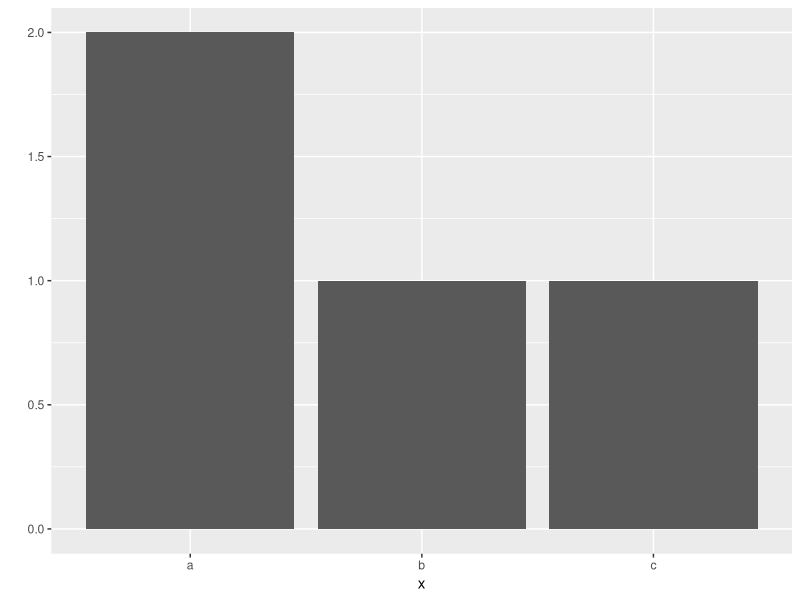
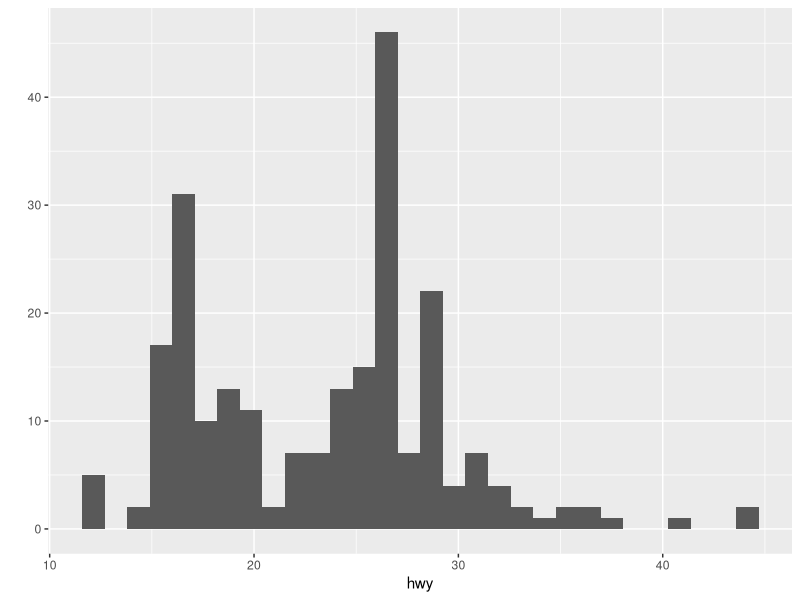
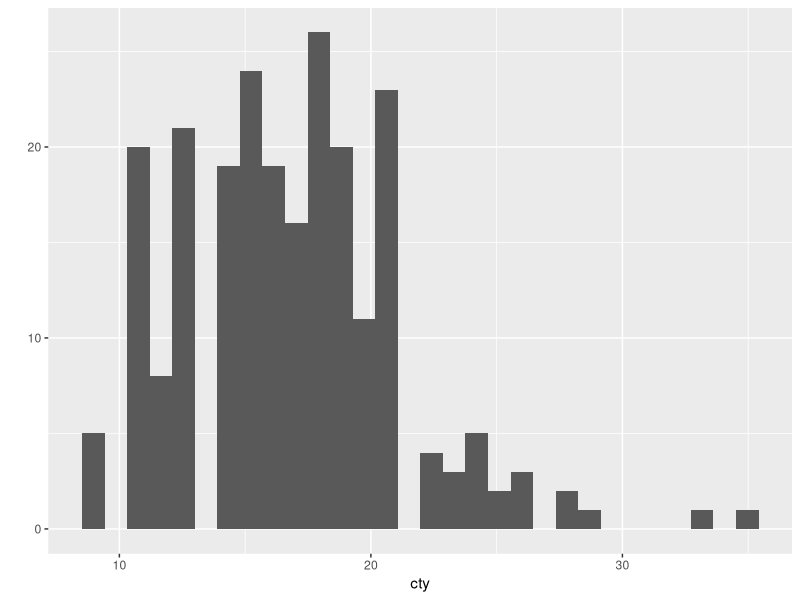
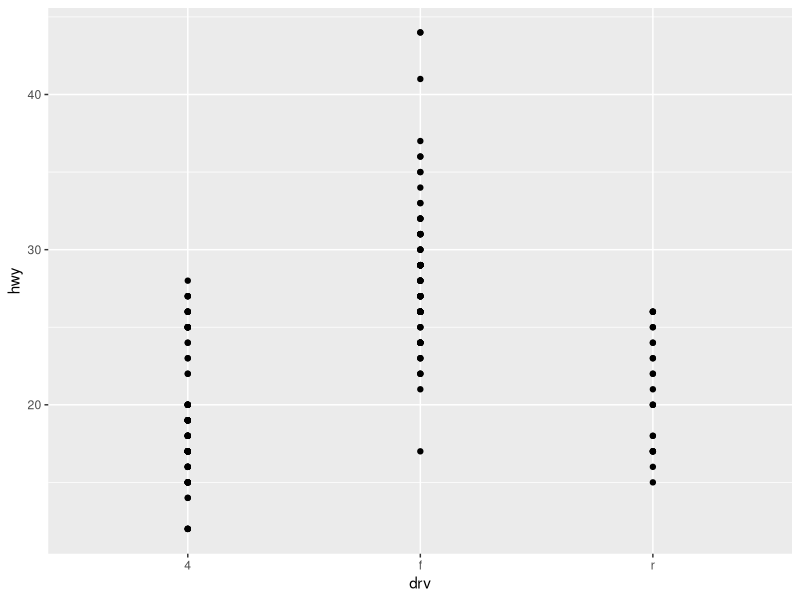
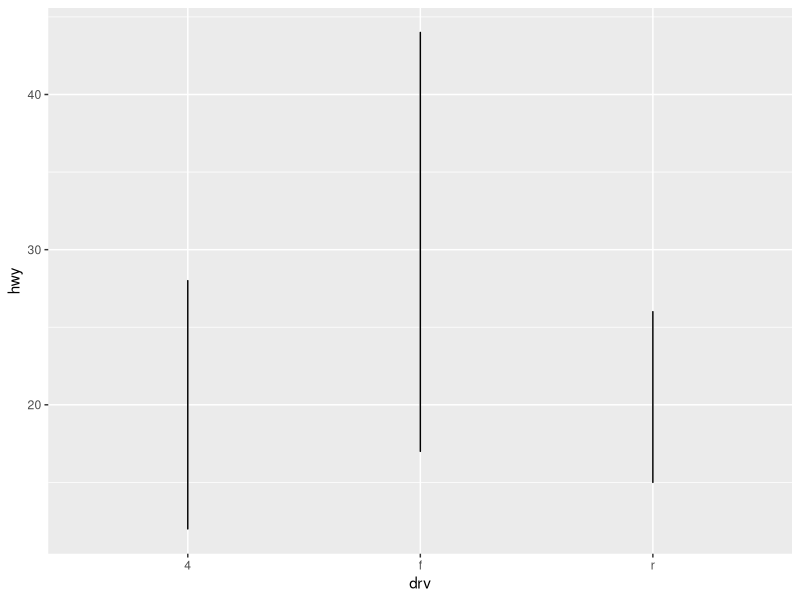
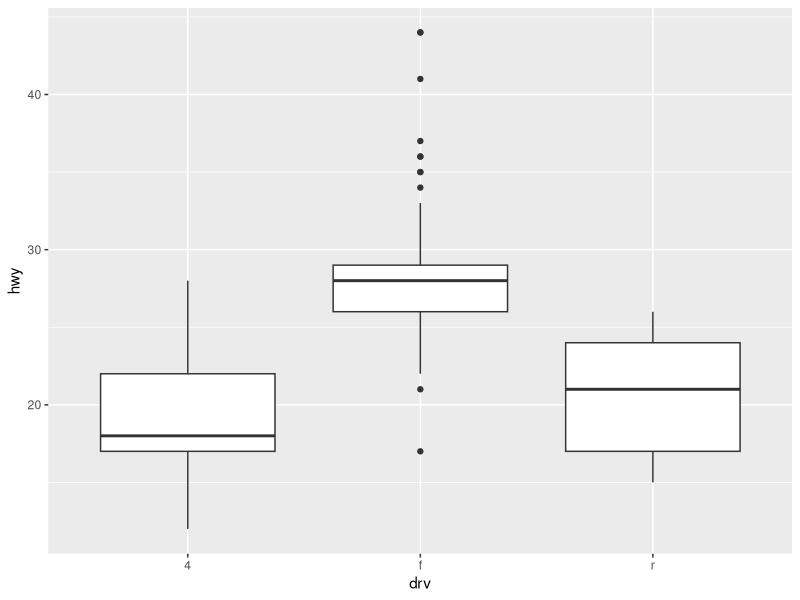
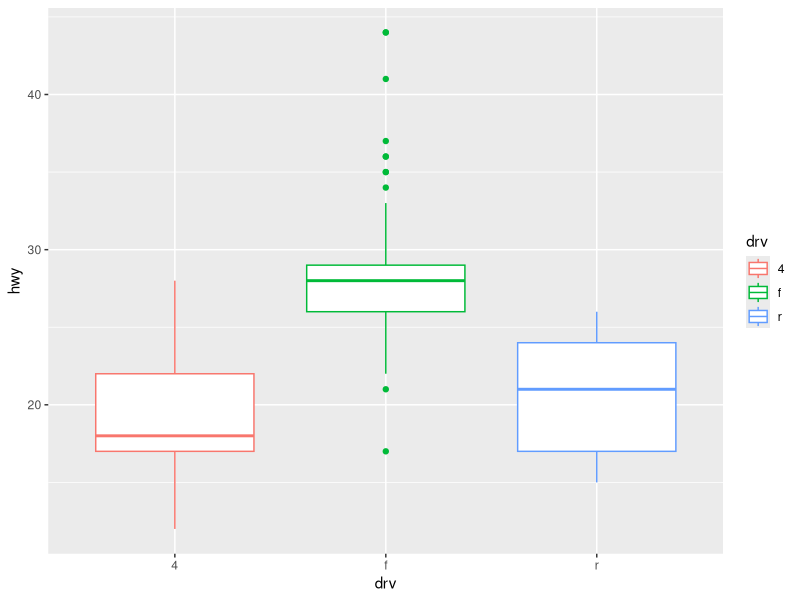

Reproduce these figures in R, in order.
#load ggplot2
library(ggplot2)

x <- c("a","a","b","c")
qplot(x)


qplot(data=mpg,x=hwy)


#x cty
qplot(data=mpg,x=cty)


qplot(data=mpg,x=drv,y=hwy)
qplot(data=mpg,x=drv,y=hwy,geom="line")
qplot(data=mpg,x=drv,y=hwy,geom="boxplot")
qplot(data=mpg,x=drv,y=hwy,geom="boxplot",colour=drv)

